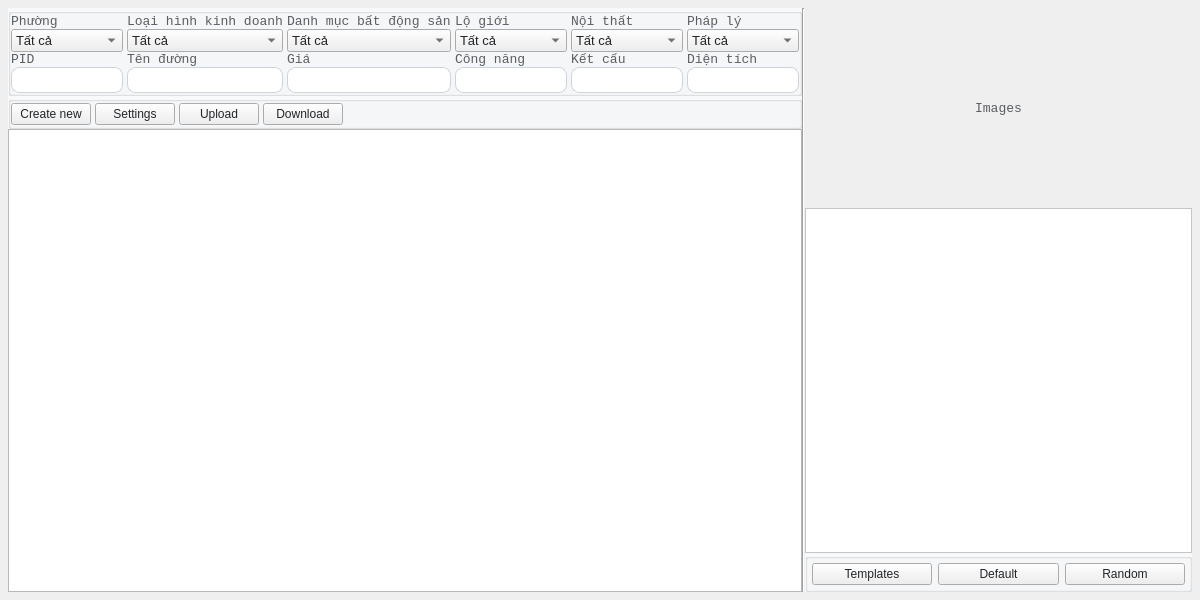
<?xml version="1.0" encoding="UTF-8"?>
<ui version="4.0">
 <class>PageRE</class>
 <widget class="QWidget" name="PageRE">
  <property name="geometry">
   <rect>
    <x>0</x>
    <y>0</y>
    <width>1200</width>
    <height>600</height>
   </rect>
  </property>
  <property name="font">
   <font>
    <family>Courier New</family>
   </font>
  </property>
  <property name="windowTitle">
   <string>Form</string>
  </property>
  <property name="styleSheet">
   <string notr="true">#REProduct{
  font-family: &quot;Courier New&quot;;
  background-color: #FFFFFF;
}
QGroupBox {
  font-family: &quot;Courier New&quot;;
  font-size: 13px;
  background-color: rgba(248, 249, 250, 1);
}
QLineEdit {
  padding: 4px 0;
  border: 1px solid #ced4da;
  border-radius: 8px;
  margin-left: 8px;
  padding-left: 4px;
  background-color: #FFFFFF;
  color:#212529;
}
QPlainTextEdit {
	background-color: #FFFFFF;
  color:#212529;
}
QLabel {
  font-family: &quot;Courier New&quot;;
  font-size: 13px;
  color: rgb(90, 93, 97);
}
QRadioButton {
  font-family: &quot;Courier New&quot;;
  font-size: 13px;
  color: #212529;
}
QComboBox {
  font-family: &quot;Courier New&quot;;
  font-size: 13px;
  color: #212529;
}
QPushButton {
  color: #212529;
}

</string>
  </property>
  <layout class="QHBoxLayout" name="horizontalLayout_6">
   <property name="spacing">
    <number>0</number>
   </property>
   <property name="leftMargin">
    <number>8</number>
   </property>
   <property name="topMargin">
    <number>8</number>
   </property>
   <property name="rightMargin">
    <number>8</number>
   </property>
   <property name="bottomMargin">
    <number>8</number>
   </property>
   <item>
    <layout class="QHBoxLayout" name="horizontalLayout_5">
     <item>
      <widget class="QWidget" name="contents_container_w" native="true">
       <layout class="QVBoxLayout" name="verticalLayout_28">
        <property name="spacing">
         <number>0</number>
        </property>
        <property name="leftMargin">
         <number>0</number>
        </property>
        <property name="topMargin">
         <number>0</number>
        </property>
        <property name="rightMargin">
         <number>0</number>
        </property>
        <property name="bottomMargin">
         <number>0</number>
        </property>
        <item>
         <layout class="QVBoxLayout" name="verticalLayout_27">
          <property name="spacing">
           <number>0</number>
          </property>
          <property name="bottomMargin">
           <number>0</number>
          </property>
          <item>
           <widget class="QGroupBox" name="search_container">
            <property name="maximumSize">
             <size>
              <width>16777215</width>
              <height>16777215</height>
             </size>
            </property>
            <property name="font">
             <font>
              <family>Courier New</family>
              <pointsize>-1</pointsize>
             </font>
            </property>
            <property name="autoFillBackground">
             <bool>false</bool>
            </property>
            <property name="styleSheet">
             <string notr="true"/>
            </property>
            <property name="title">
             <string/>
            </property>
            <layout class="QGridLayout" name="gridLayout_3">
             <property name="leftMargin">
              <number>0</number>
             </property>
             <property name="topMargin">
              <number>0</number>
             </property>
             <property name="rightMargin">
              <number>0</number>
             </property>
             <property name="bottomMargin">
              <number>0</number>
             </property>
             <property name="spacing">
              <number>0</number>
             </property>
             <item row="0" column="0">
              <layout class="QGridLayout" name="gridLayout">
               <property name="leftMargin">
                <number>0</number>
               </property>
               <property name="topMargin">
                <number>0</number>
               </property>
               <property name="rightMargin">
                <number>0</number>
               </property>
               <property name="bottomMargin">
                <number>0</number>
               </property>
               <property name="horizontalSpacing">
                <number>4</number>
               </property>
               <property name="verticalSpacing">
                <number>0</number>
               </property>
               <item row="1" column="4">
                <widget class="QWidget" name="function_cotnainer_w" native="true">
                 <layout class="QVBoxLayout" name="verticalLayout_9">
                  <property name="spacing">
                   <number>0</number>
                  </property>
                  <property name="leftMargin">
                   <number>0</number>
                  </property>
                  <property name="topMargin">
                   <number>0</number>
                  </property>
                  <property name="rightMargin">
                   <number>0</number>
                  </property>
                  <property name="bottomMargin">
                   <number>0</number>
                  </property>
                  <item>
                   <layout class="QVBoxLayout" name="verticalLayout_10">
                    <item>
                     <widget class="QLabel" name="function_label">
                      <property name="font">
                       <font>
                        <family>Courier New</family>
                        <pointsize>-1</pointsize>
                       </font>
                      </property>
                      <property name="styleSheet">
                       <string notr="true">margin: 0;</string>
                      </property>
                      <property name="text">
                       <string>Công năng</string>
                      </property>
                     </widget>
                    </item>
                    <item>
                     <widget class="QLineEdit" name="function_input">
                      <property name="styleSheet">
                       <string notr="true">margin: 0;
padding-left: 4px;</string>
                      </property>
                     </widget>
                    </item>
                   </layout>
                  </item>
                 </layout>
                </widget>
               </item>
               <item row="0" column="0">
                <widget class="QWidget" name="wards_container_w" native="true">
                 <layout class="QVBoxLayout" name="verticalLayout_15">
                  <property name="spacing">
                   <number>0</number>
                  </property>
                  <property name="leftMargin">
                   <number>0</number>
                  </property>
                  <property name="topMargin">
                   <number>0</number>
                  </property>
                  <property name="rightMargin">
                   <number>0</number>
                  </property>
                  <property name="bottomMargin">
                   <number>0</number>
                  </property>
                  <item>
                   <layout class="QVBoxLayout" name="verticalLayout_16">
                    <item>
                     <widget class="QLabel" name="wards_label">
                      <property name="font">
                       <font>
                        <family>Courier New</family>
                        <pointsize>-1</pointsize>
                       </font>
                      </property>
                      <property name="styleSheet">
                       <string notr="true">margin: 0;</string>
                      </property>
                      <property name="text">
                       <string>Phường</string>
                      </property>
                     </widget>
                    </item>
                    <item>
                     <widget class="QComboBox" name="wards_combobox">
                      <item>
                       <property name="text">
                        <string>Tất cả</string>
                       </property>
                      </item>
                     </widget>
                    </item>
                   </layout>
                  </item>
                 </layout>
                </widget>
               </item>
               <item row="0" column="1">
                <widget class="QWidget" name="options_container_w" native="true">
                 <property name="styleSheet">
                  <string notr="true">padding</string>
                 </property>
                 <layout class="QVBoxLayout" name="verticalLayout_13">
                  <property name="spacing">
                   <number>0</number>
                  </property>
                  <property name="leftMargin">
                   <number>0</number>
                  </property>
                  <property name="topMargin">
                   <number>0</number>
                  </property>
                  <property name="rightMargin">
                   <number>0</number>
                  </property>
                  <property name="bottomMargin">
                   <number>0</number>
                  </property>
                  <item>
                   <layout class="QVBoxLayout" name="verticalLayout_14">
                    <item>
                     <widget class="QLabel" name="options_label">
                      <property name="font">
                       <font>
                        <family>Courier New</family>
                        <pointsize>-1</pointsize>
                       </font>
                      </property>
                      <property name="styleSheet">
                       <string notr="true">margin: 0;</string>
                      </property>
                      <property name="text">
                       <string>Loại hình kinh doanh</string>
                      </property>
                     </widget>
                    </item>
                    <item>
                     <widget class="QComboBox" name="options_combobox">
                      <item>
                       <property name="text">
                        <string>Tất cả</string>
                       </property>
                      </item>
                     </widget>
                    </item>
                   </layout>
                  </item>
                 </layout>
                </widget>
               </item>
               <item row="0" column="3">
                <widget class="QWidget" name="categories_container_w" native="true">
                 <layout class="QVBoxLayout" name="verticalLayout_25">
                  <property name="spacing">
                   <number>0</number>
                  </property>
                  <property name="leftMargin">
                   <number>0</number>
                  </property>
                  <property name="topMargin">
                   <number>0</number>
                  </property>
                  <property name="rightMargin">
                   <number>0</number>
                  </property>
                  <property name="bottomMargin">
                   <number>0</number>
                  </property>
                  <item>
                   <layout class="QVBoxLayout" name="verticalLayout_26">
                    <item>
                     <widget class="QLabel" name="categories_label">
                      <property name="font">
                       <font>
                        <family>Courier New</family>
                        <pointsize>-1</pointsize>
                       </font>
                      </property>
                      <property name="styleSheet">
                       <string notr="true">margin: 0;</string>
                      </property>
                      <property name="text">
                       <string>Danh mục bất động sản</string>
                      </property>
                     </widget>
                    </item>
                    <item>
                     <widget class="QComboBox" name="categories_combobox">
                      <item>
                       <property name="text">
                        <string>Tất cả</string>
                       </property>
                      </item>
                     </widget>
                    </item>
                   </layout>
                  </item>
                 </layout>
                </widget>
               </item>
               <item row="0" column="4">
                <widget class="QWidget" name="building_line_s_container_w" native="true">
                 <layout class="QVBoxLayout" name="verticalLayout_21">
                  <property name="spacing">
                   <number>0</number>
                  </property>
                  <property name="leftMargin">
                   <number>0</number>
                  </property>
                  <property name="topMargin">
                   <number>0</number>
                  </property>
                  <property name="rightMargin">
                   <number>0</number>
                  </property>
                  <property name="bottomMargin">
                   <number>0</number>
                  </property>
                  <item>
                   <layout class="QVBoxLayout" name="verticalLayout_22">
                    <item>
                     <widget class="QLabel" name="building_line_s_label">
                      <property name="font">
                       <font>
                        <family>Courier New</family>
                        <pointsize>-1</pointsize>
                       </font>
                      </property>
                      <property name="styleSheet">
                       <string notr="true">margin: 0;</string>
                      </property>
                      <property name="text">
                       <string>Lộ giới</string>
                      </property>
                     </widget>
                    </item>
                    <item>
                     <widget class="QComboBox" name="building_line_s_combobox">
                      <item>
                       <property name="text">
                        <string>Tất cả</string>
                       </property>
                      </item>
                     </widget>
                    </item>
                   </layout>
                  </item>
                 </layout>
                </widget>
               </item>
               <item row="0" column="5">
                <widget class="QWidget" name="furniture_s_container_w" native="true">
                 <layout class="QVBoxLayout" name="verticalLayout_19">
                  <property name="spacing">
                   <number>0</number>
                  </property>
                  <property name="leftMargin">
                   <number>0</number>
                  </property>
                  <property name="topMargin">
                   <number>0</number>
                  </property>
                  <property name="rightMargin">
                   <number>0</number>
                  </property>
                  <property name="bottomMargin">
                   <number>0</number>
                  </property>
                  <item>
                   <layout class="QVBoxLayout" name="verticalLayout_20">
                    <item>
                     <widget class="QLabel" name="furniture_s_lable">
                      <property name="font">
                       <font>
                        <family>Courier New</family>
                        <pointsize>-1</pointsize>
                       </font>
                      </property>
                      <property name="styleSheet">
                       <string notr="true">margin: 0;</string>
                      </property>
                      <property name="text">
                       <string>Nội thất</string>
                      </property>
                     </widget>
                    </item>
                    <item>
                     <widget class="QComboBox" name="furniture_s_combobox">
                      <item>
                       <property name="text">
                        <string>Tất cả</string>
                       </property>
                      </item>
                     </widget>
                    </item>
                   </layout>
                  </item>
                 </layout>
                </widget>
               </item>
               <item row="0" column="6">
                <widget class="QWidget" name="legal_s_container_w" native="true">
                 <layout class="QVBoxLayout" name="verticalLayout_23">
                  <property name="spacing">
                   <number>0</number>
                  </property>
                  <property name="leftMargin">
                   <number>0</number>
                  </property>
                  <property name="topMargin">
                   <number>0</number>
                  </property>
                  <property name="rightMargin">
                   <number>0</number>
                  </property>
                  <property name="bottomMargin">
                   <number>0</number>
                  </property>
                  <item>
                   <layout class="QVBoxLayout" name="verticalLayout_24">
                    <item>
                     <widget class="QLabel" name="legal_s_label">
                      <property name="font">
                       <font>
                        <family>Courier New</family>
                        <pointsize>-1</pointsize>
                       </font>
                      </property>
                      <property name="styleSheet">
                       <string notr="true">margin: 0;</string>
                      </property>
                      <property name="text">
                       <string>Pháp lý</string>
                      </property>
                     </widget>
                    </item>
                    <item>
                     <widget class="QComboBox" name="legal_s_combobox">
                      <item>
                       <property name="text">
                        <string>Tất cả</string>
                       </property>
                      </item>
                     </widget>
                    </item>
                   </layout>
                  </item>
                 </layout>
                </widget>
               </item>
               <item row="1" column="0">
                <widget class="QWidget" name="pid_container_w" native="true">
                 <layout class="QVBoxLayout" name="verticalLayout_2">
                  <property name="spacing">
                   <number>0</number>
                  </property>
                  <property name="leftMargin">
                   <number>0</number>
                  </property>
                  <property name="topMargin">
                   <number>0</number>
                  </property>
                  <property name="rightMargin">
                   <number>0</number>
                  </property>
                  <property name="bottomMargin">
                   <number>0</number>
                  </property>
                  <item>
                   <layout class="QVBoxLayout" name="verticalLayout">
                    <item>
                     <widget class="QLabel" name="pid_label">
                      <property name="font">
                       <font>
                        <family>Courier New</family>
                        <pointsize>-1</pointsize>
                       </font>
                      </property>
                      <property name="styleSheet">
                       <string notr="true">margin: 0;</string>
                      </property>
                      <property name="text">
                       <string>PID</string>
                      </property>
                     </widget>
                    </item>
                    <item>
                     <widget class="QLineEdit" name="pid_input">
                      <property name="styleSheet">
                       <string notr="true">margin: 0;
padding-left: 4px;</string>
                      </property>
                     </widget>
                    </item>
                   </layout>
                  </item>
                 </layout>
                </widget>
               </item>
               <item row="1" column="1">
                <widget class="QWidget" name="street_container_w" native="true">
                 <layout class="QVBoxLayout" name="verticalLayout_3">
                  <property name="spacing">
                   <number>0</number>
                  </property>
                  <property name="leftMargin">
                   <number>0</number>
                  </property>
                  <property name="topMargin">
                   <number>0</number>
                  </property>
                  <property name="rightMargin">
                   <number>0</number>
                  </property>
                  <property name="bottomMargin">
                   <number>0</number>
                  </property>
                  <item>
                   <layout class="QVBoxLayout" name="verticalLayout_4">
                    <item>
                     <widget class="QLabel" name="street_label">
                      <property name="font">
                       <font>
                        <family>Courier New</family>
                        <pointsize>-1</pointsize>
                       </font>
                      </property>
                      <property name="styleSheet">
                       <string notr="true">margin: 0;</string>
                      </property>
                      <property name="text">
                       <string>Tên đường</string>
                      </property>
                     </widget>
                    </item>
                    <item>
                     <widget class="QLineEdit" name="street_input">
                      <property name="styleSheet">
                       <string notr="true">margin: 0;
padding-left: 4px;</string>
                      </property>
                     </widget>
                    </item>
                   </layout>
                  </item>
                 </layout>
                </widget>
               </item>
               <item row="1" column="6">
                <widget class="QWidget" name="area_container_w" native="true">
                 <layout class="QVBoxLayout" name="verticalLayout_5">
                  <property name="spacing">
                   <number>0</number>
                  </property>
                  <property name="leftMargin">
                   <number>0</number>
                  </property>
                  <property name="topMargin">
                   <number>0</number>
                  </property>
                  <property name="rightMargin">
                   <number>0</number>
                  </property>
                  <property name="bottomMargin">
                   <number>0</number>
                  </property>
                  <item>
                   <layout class="QVBoxLayout" name="verticalLayout_6">
                    <item>
                     <widget class="QLabel" name="area_label">
                      <property name="font">
                       <font>
                        <family>Courier New</family>
                        <pointsize>-1</pointsize>
                       </font>
                      </property>
                      <property name="styleSheet">
                       <string notr="true">margin: 0;</string>
                      </property>
                      <property name="text">
                       <string>Diện tích</string>
                      </property>
                     </widget>
                    </item>
                    <item>
                     <widget class="QLineEdit" name="area_input">
                      <property name="styleSheet">
                       <string notr="true">margin: 0;
padding-left: 4px;</string>
                      </property>
                     </widget>
                    </item>
                   </layout>
                  </item>
                 </layout>
                </widget>
               </item>
               <item row="1" column="3">
                <widget class="QWidget" name="price_container_w" native="true">
                 <layout class="QVBoxLayout" name="verticalLayout_11">
                  <property name="spacing">
                   <number>0</number>
                  </property>
                  <property name="leftMargin">
                   <number>0</number>
                  </property>
                  <property name="topMargin">
                   <number>0</number>
                  </property>
                  <property name="rightMargin">
                   <number>0</number>
                  </property>
                  <property name="bottomMargin">
                   <number>0</number>
                  </property>
                  <item>
                   <layout class="QVBoxLayout" name="verticalLayout_12">
                    <item>
                     <widget class="QLabel" name="price_label">
                      <property name="font">
                       <font>
                        <family>Courier New</family>
                        <pointsize>-1</pointsize>
                       </font>
                      </property>
                      <property name="styleSheet">
                       <string notr="true">margin: 0;</string>
                      </property>
                      <property name="text">
                       <string>Giá</string>
                      </property>
                     </widget>
                    </item>
                    <item>
                     <widget class="QLineEdit" name="price_input">
                      <property name="styleSheet">
                       <string notr="true">margin: 0;
padding-left: 4px;</string>
                      </property>
                     </widget>
                    </item>
                   </layout>
                  </item>
                 </layout>
                </widget>
               </item>
               <item row="1" column="5">
                <widget class="QWidget" name="structure_container_w" native="true">
                 <layout class="QVBoxLayout" name="verticalLayout_7">
                  <property name="spacing">
                   <number>0</number>
                  </property>
                  <property name="leftMargin">
                   <number>0</number>
                  </property>
                  <property name="topMargin">
                   <number>0</number>
                  </property>
                  <property name="rightMargin">
                   <number>0</number>
                  </property>
                  <property name="bottomMargin">
                   <number>0</number>
                  </property>
                  <item>
                   <layout class="QVBoxLayout" name="verticalLayout_8">
                    <item>
                     <widget class="QLabel" name="structure_label">
                      <property name="font">
                       <font>
                        <family>Courier New</family>
                        <pointsize>-1</pointsize>
                       </font>
                      </property>
                      <property name="styleSheet">
                       <string notr="true">margin: 0;</string>
                      </property>
                      <property name="text">
                       <string>Kết cấu</string>
                      </property>
                     </widget>
                    </item>
                    <item>
                     <widget class="QLineEdit" name="structure_input">
                      <property name="styleSheet">
                       <string notr="true">margin: 0;
padding-left: 4px;</string>
                      </property>
                     </widget>
                    </item>
                   </layout>
                  </item>
                 </layout>
                </widget>
               </item>
              </layout>
             </item>
            </layout>
           </widget>
          </item>
          <item>
           <widget class="QGroupBox" name="actions_container_w">
            <property name="styleSheet">
             <string notr="true"/>
            </property>
            <property name="title">
             <string/>
            </property>
            <layout class="QHBoxLayout" name="horizontalLayout_2" stretch="0">
             <property name="spacing">
              <number>4</number>
             </property>
             <property name="leftMargin">
              <number>0</number>
             </property>
             <property name="topMargin">
              <number>0</number>
             </property>
             <property name="rightMargin">
              <number>0</number>
             </property>
             <property name="bottomMargin">
              <number>0</number>
             </property>
             <item>
              <layout class="QHBoxLayout" name="horizontalLayout">
               <item>
                <widget class="QPushButton" name="action_create_btn">
                 <property name="text">
                  <string>Create new</string>
                 </property>
                </widget>
               </item>
               <item>
                <widget class="QPushButton" name="action_settings_btn">
                 <property name="text">
                  <string>Settings</string>
                 </property>
                </widget>
               </item>
               <item>
                <widget class="QPushButton" name="action_upload_btn">
                 <property name="text">
                  <string>Upload</string>
                 </property>
                </widget>
               </item>
               <item>
                <widget class="QPushButton" name="action_download_btn">
                 <property name="text">
                  <string>Download</string>
                 </property>
                </widget>
               </item>
               <item>
                <spacer name="space">
                 <property name="orientation">
                  <enum>Qt::Orientation::Horizontal</enum>
                 </property>
                 <property name="sizeHint" stdset="0">
                  <size>
                   <width>40</width>
                   <height>20</height>
                  </size>
                 </property>
                </spacer>
               </item>
              </layout>
             </item>
            </layout>
           </widget>
          </item>
          <item>
           <widget class="QTableView" name="products_table"/>
          </item>
         </layout>
        </item>
       </layout>
      </widget>
     </item>
     <item>
      <widget class="Line" name="line">
       <property name="styleSheet">
        <string notr="true">margin:0;</string>
       </property>
       <property name="orientation">
        <enum>Qt::Orientation::Vertical</enum>
       </property>
      </widget>
     </item>
     <item>
      <widget class="QWidget" name="details_container_w" native="true">
       <layout class="QVBoxLayout" name="verticalLayout_18">
        <property name="spacing">
         <number>0</number>
        </property>
        <property name="leftMargin">
         <number>0</number>
        </property>
        <property name="topMargin">
         <number>0</number>
        </property>
        <property name="rightMargin">
         <number>0</number>
        </property>
        <property name="bottomMargin">
         <number>0</number>
        </property>
        <item>
         <layout class="QVBoxLayout" name="verticalLayout_17">
          <item>
           <widget class="QLabel" name="image_label">
            <property name="minimumSize">
             <size>
              <width>0</width>
              <height>200</height>
             </size>
            </property>
            <property name="maximumSize">
             <size>
              <width>16777215</width>
              <height>16777215</height>
             </size>
            </property>
            <property name="text">
             <string>Images</string>
            </property>
            <property name="alignment">
             <set>Qt::AlignmentFlag::AlignCenter</set>
            </property>
           </widget>
          </item>
          <item>
           <widget class="QPlainTextEdit" name="detail_text"/>
          </item>
          <item>
           <widget class="QGroupBox" name="detail_action_container_w">
            <property name="title">
             <string/>
            </property>
            <layout class="QHBoxLayout" name="horizontalLayout_4">
             <property name="leftMargin">
              <number>4</number>
             </property>
             <property name="topMargin">
              <number>4</number>
             </property>
             <property name="rightMargin">
              <number>4</number>
             </property>
             <property name="bottomMargin">
              <number>4</number>
             </property>
             <item>
              <layout class="QHBoxLayout" name="horizontalLayout_3">
               <item>
                <widget class="QPushButton" name="action_templates_btn">
                 <property name="text">
                  <string>Templates</string>
                 </property>
                </widget>
               </item>
               <item>
                <widget class="QPushButton" name="action_default_btn">
                 <property name="text">
                  <string>Default</string>
                 </property>
                </widget>
               </item>
               <item>
                <widget class="QPushButton" name="action_random_btn">
                 <property name="text">
                  <string>Random</string>
                 </property>
                </widget>
               </item>
              </layout>
             </item>
            </layout>
           </widget>
          </item>
         </layout>
        </item>
       </layout>
      </widget>
     </item>
    </layout>
   </item>
  </layout>
 </widget>
 <resources/>
 <connections/>
</ui>
